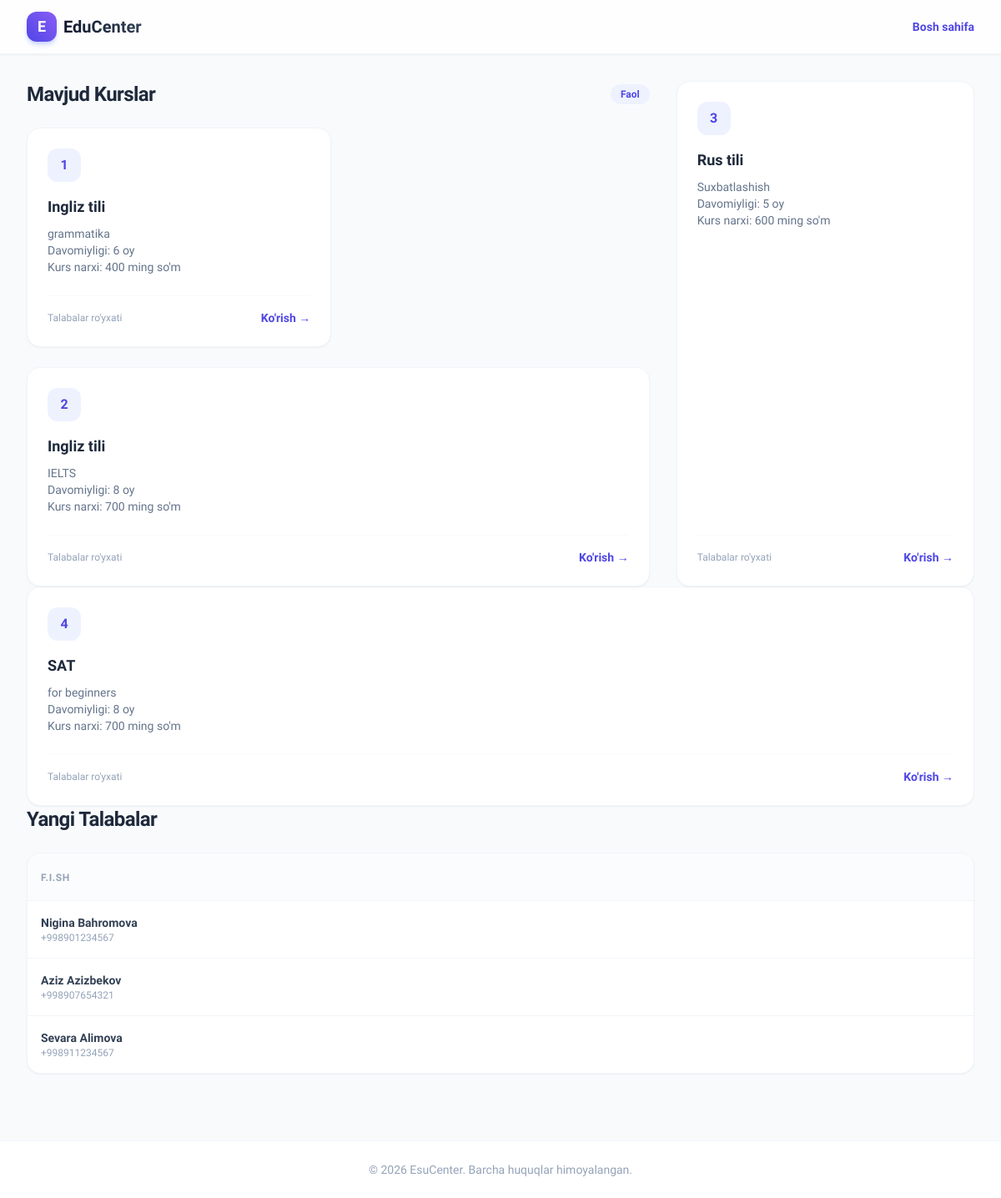
The page / on the database its author committed.
### courses/models.py (models this page shows, shortened)
class Course(models.Model):
    title = models.CharField(max_length=100)
    description = models.TextField()
    duration = models.IntegerField()
    price = models.IntegerField()

class Student(models.Model):
    first_name = models.CharField(max_length=100)
    last_name = models.CharField(max_length=100)
    birth_year = models.PositiveSmallIntegerField()
    phone_number = models.CharField(max_length=13)
    course = models.ForeignKey(Course, on_delete=models.CASCADE)

### courses/views.py (the view)
# urls.py: path('', home, name='home'),
def home(request):
    courses = Course.objects.all()
    students = Student.objects.all()
    context = {
        'courses': courses,
        'students': students,
        'title': 'Courses'
    }
    return render(request, 'courses/index.html', context)

### templates/courses/index.html (shortened to what this page needs)
{% extends 'base.html' %}
{% block content %}
<div class="grid grid-cols-1 lg:grid-cols-3 gap-8">
    <div class="lg:col-span-2 space-y-6">
        <div class="flex items-center justify-between">
            <h2 class="text-2xl font-bold text-slate-800 tracking-tight">Mavjud Kurslar</h2>
            <span class="px-3 py-1 bg-indigo-50 text-indigo-600 text-xs font-semibold rounded-full">Faol</span>
        </div>
        <div class="grid grid-cols-1 md:grid-cols-2 gap-4">
            {% for course in courses %}
            <div class="group bg-white p-6 rounded-2xl border border-slate-100 shadow-sm hover:shadow-md hover:border-indigo-100 transition-all duration-300 flex flex-col justify-between">
                <div>
                    <div class="w-10 h-10 bg-indigo-50 text-indigo-600 rounded-xl flex items-center justify-center font-semibold mb-4 group-hover:bg-indigo-600 group-hover:text-white transition-colors">
                        {{ forloop.counter }}
                    </div>
                    <h3 class="text-lg font-bold text-slate-800 group-hover:text-indigo-600 transition-colors mb-2">{{ course.title }}</h3>
                    <p class="text-sm text-slate-500 line-clamp-2">{{ course.description }}</p>
                    <p class="text-sm text-slate-500 line-clamp-2">Davomiyligi: {{ course.duration }}  oy</p>
                    <p class="text-sm text-slate-500 line-clamp-2">Kurs narxi:  {{ course.price }}  ming so'm</p>
                </div>
                <div class="mt-6 pt-4 border-t border-slate-50 flex justify-between items-center">
                    <span class="text-xs text-slate-400">Talabalar ro'yxati</span>
                    <a href="{% url 'student_by_course' course.id %}" class="text-sm font-semibold text-indigo-600 hover:text-indigo-700 flex items-center gap-1">
                        Ko'rish &rarr;
                    </a>
                </div>
            </div>
            </div>
            {% endfor %}
    <div class="space-y-6">
        <div class="flex items-center justify-between">
            <h2 class="text-2xl font-bold text-slate-800 tracking-tight">Yangi Talabalar</h2>
        </div>
        <div class="bg-white rounded-2xl border border-slate-100 shadow-sm overflow-hidden">
            <div class="p-4 bg-slate-50/50 border-b border-slate-100">
                <span class="text-xs font-bold text-slate-400 tracking-wider uppercase">F.I.SH</span>
            </div>
            <div class="divide-y divide-slate-100">
                {% for student in students %}
                <a href="{% url 'detail' student.id %}" class="flex items-center gap-3 p-4 hover:bg-slate-50 transition group">
                    <div>
                        <p class="text-sm font-semibold text-slate-700 group-hover:text-indigo-600 transition-colors">   {{ student.first_name }} {{ student.last_name }}</p>
                        <p class="text-xs text-slate-400">{{ student.phone_number }}</p>
                    </div>
                </a>
                {% endfor %}
            </div>
        </div>
    </div>
{% endblock %}

### templates/base.html (shortened to what this page needs)
<!DOCTYPE html>
<html lang="uz">
<head>
    {% include 'components/_scripts.html' %}
</head>
<body class="bg-[#f8fafc] text-[#1e293b] min-h-screen flex flex-col">
    {% include 'layout/nav.html' %}
    <main class="flex-grow max-w-7xl mx-auto px-4 sm:px-6 lg:px-8 py-8 w-full">
        {% block content %}
        {% endblock %}
    </main>
    {% include 'layout/footer.html' %}
</body>
</html>

### templates/components/_scripts.html
<script src="https://cdn.tailwindcss.com"></script>

### templates/layout/nav.html
<nav class="bg-white/80 backdrop-blur-md sticky top-0 z-50 border-b border-slate-100 shadow-sm">
        <div class="max-w-7xl mx-auto px-4 sm:px-6 lg:px-8">
            <div class="flex justify-between h-16 items-center">
                <div class="flex items-center gap-2">
                    <div class="w-9 h-9 bg-gradient-to-tr from-indigo-600 to-violet-500 rounded-xl flex items-center justify-center text-white font-bold text-lg shadow-md shadow-indigo-200">
                        E
                    </div>
                    <span class="text-xl font-bold bg-gradient-to-r from-slate-900 to-slate-700 bg-clip-text text-transparent">EduCenter</span>
                </div>
                <div class="flex items-center gap-4">
                    <a href="{% url 'home' %}" class="text-sm font-semibold text-indigo-600 hover:text-indigo-700 transition">Bosh sahifa</a>
                </div>
            </div>
        </div>
    </nav>

### templates/layout/footer.html
<footer class="border-t border-slate-100 bg-white py-6 mt-12 text-center text-sm text-slate-400">
        &copy; 2026 EsuCenter. Barcha huquqlar himoyalangan.
</footer>

### templates/components/_style.html (style rules this page uses)
body { font-family: 'Plus Jakarta Sans', sans-serif; }

### rows shown on the page
Course: title "Ingliz tili", description "grammatika", duration "6", price "400"
Course: title "Ingliz tili", description "IELTS", duration "8", price "700"
Course: title "Rus tili", description "Suxbatlashish", duration "5", price "600"
Course: title "SAT", description "for beginners", duration "8", price "700"
Student: first_name "Nigina", last_name "Bahromova", phone_number "+998901234567"
Student: first_name "Aziz", last_name "Azizbekov", phone_number "+998907654321"
Student: first_name "Sevara", last_name "Alimova", phone_number "+998911234567"
